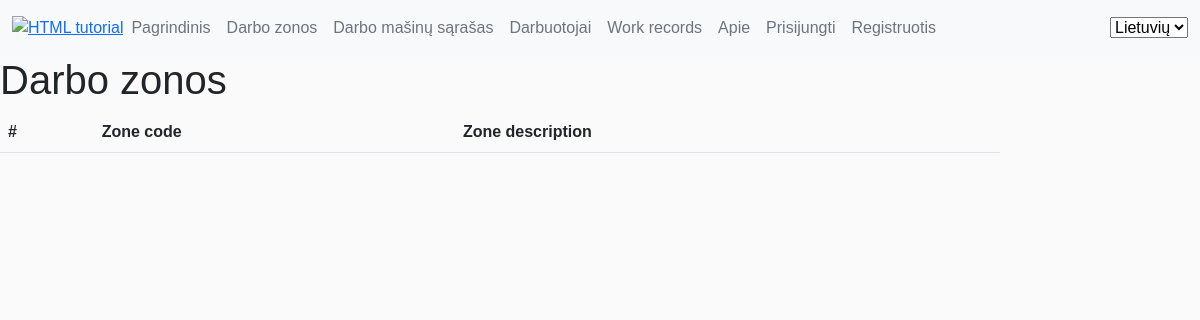
/lm/working_zones/, run on an earlier commit of the app's database.
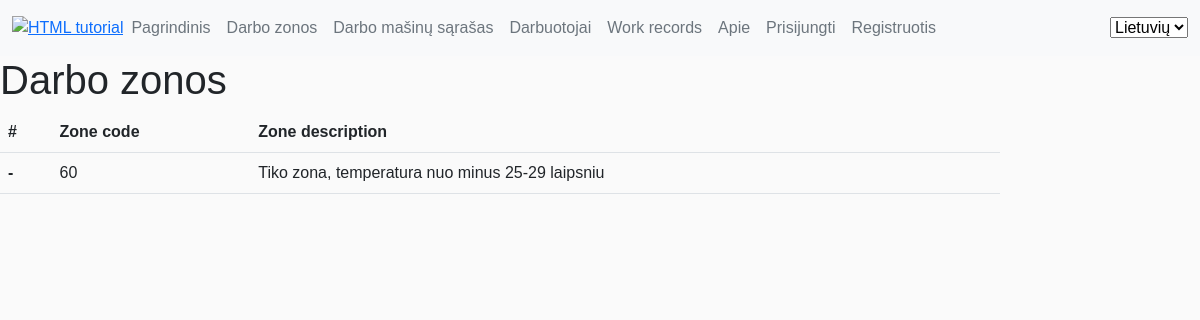
And on a later commit of the database.
### lm/models.py (models this page shows, shortened)
class Darbo_zona_sandelyje (models.Model):
    zone_choices = (
        ('20','20 - HR'),
        ('40','40 - MOPRO'),
        ('41', '41 - Pienas'),
        ('60', '60 - TIKO'),
        ('61', '61 - BakeOff'),
        ('70', '70 - Fruits'),
        ('50', '50 - Mėsa'),
        ('90', '90 - NonFood')
        )
    zone_code = models.CharField(_('Working zone code'), max_length=80, choices=zone_choices, default='40', help_text='Darbo zona sandėlyje',
    blank=True, unique=True)
    zone_description=models.CharField(_('Description'), max_length=80, help_text='Zonos aprasymas pvz 60-Tiko')
    class Meta:
        ordering = ['zone_code']
        verbose_name = _("Working zone")
        verbose_name_plural = _("Working zones")

### lm/views.py (the view)
# urls.py: path('working_zones/', views.working_zones, name='working_zones'),
def working_zones(request):
    working_zones = Darbo_zona_sandelyje.objects.all()
    context = {
        'working_zones': working_zones
    }
    return render(request, 'lm/working_zones.html', context=context)

### lm/templates/lm/working_zones.html (shortened to what this page needs)
{% extends 'base.html' %}
{% load i18n %}
{% load static %}
{% block content %}
<h1>{% trans "Working zones" %} </h1>
<table class="table">
  <thead>
    <tr>
      <th scope="col">#</th>
      <th scope="col">Zone code</th>
      <th scope="col">Zone description</th>
    </tr>
  </thead>
  {% for zonos in working_zones %}
  <tbody>
    <tr>
      <th scope="row">-</th>
      <td>{{zonos.zone_code}}</td>
      <td>{{zonos.zone_description}}</td>
    </tr>
  </tbody>
   {% endfor %}
</table>
{% endblock %}

What changed in the data, as far as the page shows it:
added Darbo_zona_sandelyje: zone_code "60", zone_description "Tiko zona, temperatura nuo minus 25-29 laipsniu"
